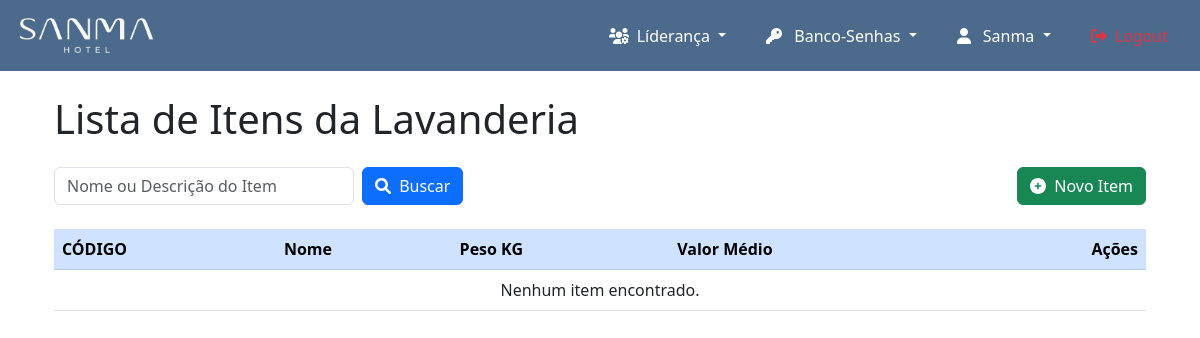
Before: /governanca/lavanderia/list (signed in) with the older database file.
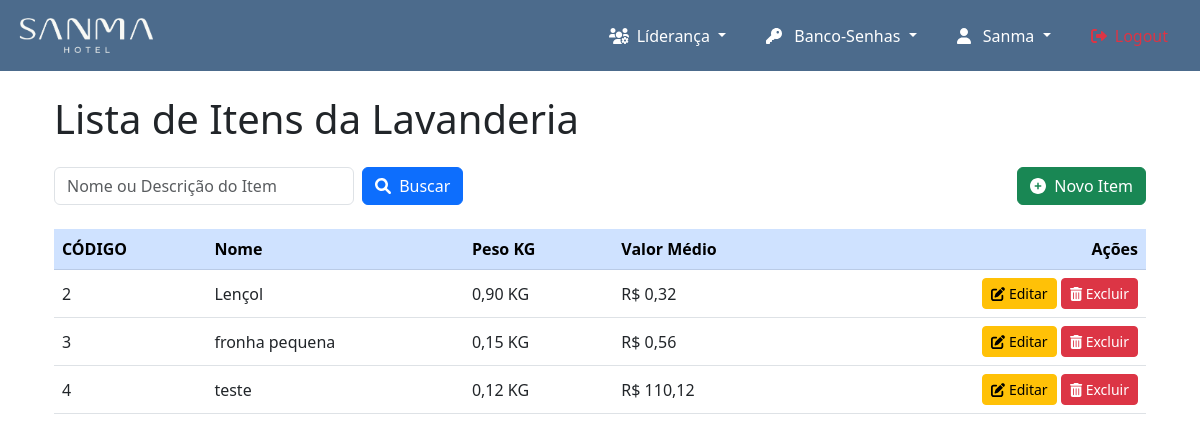
After: the same page with the newer database file.
### governanca/models.py (models this page shows, shortened)
class ItemLavanderia(models.Model):
    nome = models.CharField(max_length=100)
    pesokg = models.DecimalField(max_digits=10, decimal_places=2)
    valormedio = models.DecimalField(max_digits=10, decimal_places=2)

### governanca/views/itens.py (the view)
# urls.py: path('lavanderia/list', list_item_lavanderia, name='item_lavanderia_list'),
@login_required
def list_item_lavanderia(request):
    search = request.GET.get('search', '').strip()
    if search:
        items = ItemLavanderia.objects.filter(
            Q(nome__icontains=search) | Q(valormedio__icontains=search)
        )
    else:
        items = ItemLavanderia.objects.all()
    context = {
        'itens': items,
        'request': request,
    }
    return render(request, 'governanca/itens/listar_itens.html', context)

### templates/governanca/itens/listar_itens.html (shortened to what this page needs)
{% extends 'core/base.html' %}
{% load static %}
{% block content %}
<div class="container mt-4">
    <h1 class="mb-4">Lista de Itens da Lavanderia</h1>
    <form method="get" action="{% url 'item_lavanderia_list' %}" class="d-flex flex-wrap justify-content-between align-items-center mb-4">
        <div class="d-flex align-items-center">
            <input type="text" name="search" placeholder="Nome ou Descrição do Item" value="{{ request.GET.search }}" class="form-control me-2" style="width: 300px;">
            <button type="submit" class="btn btn-primary">
                <i class="fas fa-search me-1"></i> Buscar
            </button>
        </div>
        <a href="{% url 'create_item_lavanderia' %}" class="btn btn-success">
            <i class="fas fa-plus-circle me-1"></i> Novo Item
        </a>
    </form>
    <div class="table-responsive">
        <table class="table table-hover align-middle">
            <thead class="table-primary">
                <tr>
                    <th scope="col">CÓDIGO</th>
                    <th scope="col">Nome</th>
                    <th scope="col">Peso KG</th>
                    <th scope="col">Valor Médio</th>
                    <th scope="col" class="text-end">Ações</th>
                </tr>
            </thead>
            <tbody>
            {% for item in itens %}
                <tr>
                    <td>{{ item.id }}</td>
                    <td>{{ item.nome }}</td>
                    <td>{{ item.pesokg }} KG</td>
                    <td>R$ {{ item.valormedio|floatformat:2 }}</td>
                    <td class="text-end">
                        <a href="{% url 'update_item_lavanderia' item.id %}" class="btn btn-sm btn-warning">
                            <i class="fas fa-edit"></i> Editar
                        </a>
                        <a href="{% url 'delete_item_lavanderia' item.id %}" class="btn btn-sm btn-danger">
                            <i class="fas fa-trash-alt"></i> Excluir
                        </a>
                    </td>
                </tr>
                {% empty %}
                    <tr>
                        <td colspan="5" class="text-center">Nenhum item encontrado.</td>
                    </tr>
                {% endfor %}
            </tbody>
        </table>
    </div>
</div>
{% endblock %}

Changed rows visible on the page:
added ItemLavanderia: id "2", nome "Lençol", pesokg "0,90", valormedio "0,32"
added ItemLavanderia: id "3", nome "fronha pequena", pesokg "0,15", valormedio "0,56"
added ItemLavanderia: id "4", nome "teste", pesokg "0,12", valormedio "110,12"
Other visible differences:
text no longer shown: "Nenhum item encontrado."
